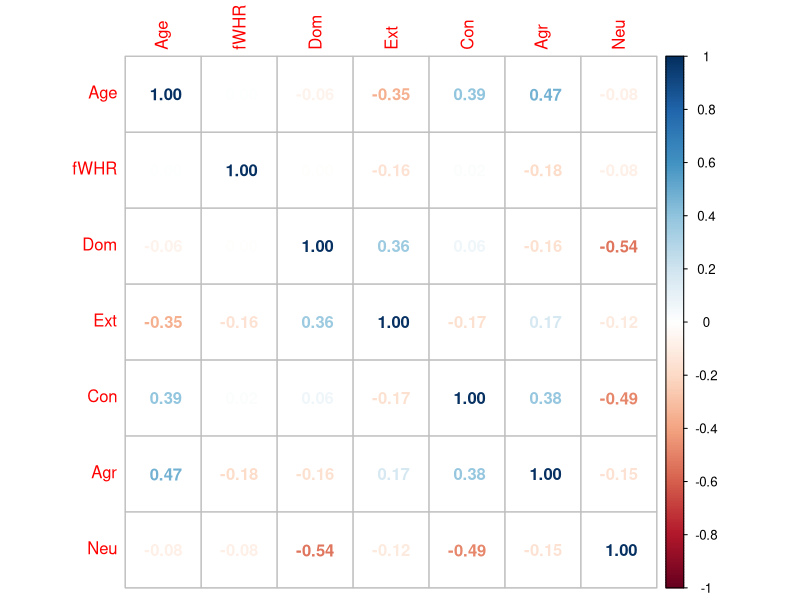
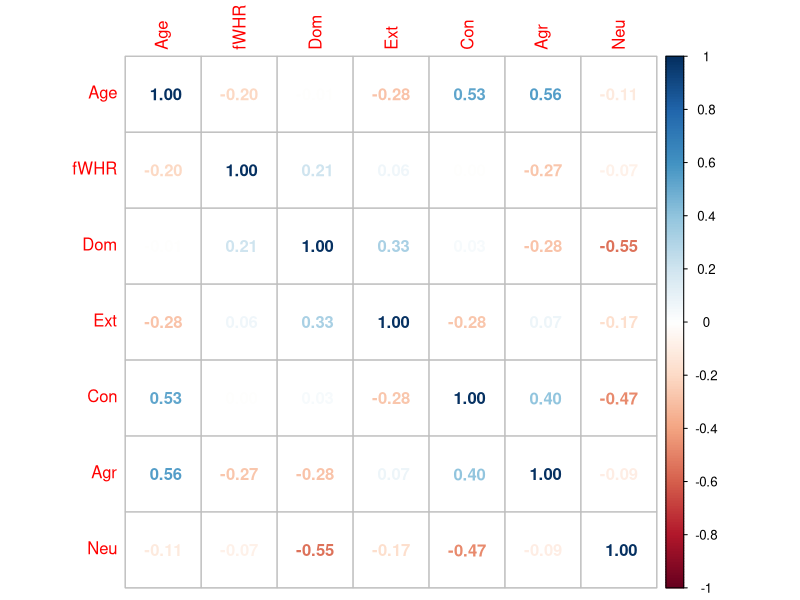
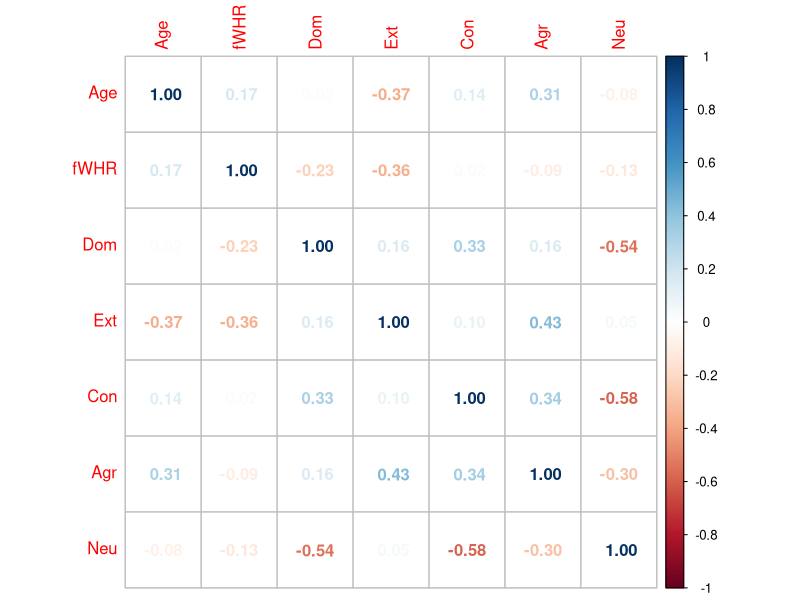

Generate these figures, in order, with R:
### Models of Chimpanzee facial characteristics, age, sex, and personality

library(lme4)
library(car)
library(corrplot)
library(plyr)

s <- function(x) {scale(x)}



### loading in composite sheet

chFP = read.csv('chimpFacesPersDemos.csv')
chFP = chFP[,-1]


### zero-order correlation peek

colnames(chFP)
corrplot(cor(chFP[,c(8,12,13,14,15,16,17),],use="pairwise.complete.obs")
  ,  method = 'number')

corrplot(cor(chFP[chFP$Sex==0,c(8,12,13,14,15,16,17),],use="pairwise.complete.obs"),  method = 'number')
corrplot(cor(chFP[chFP$Sex==1,c(8,12,13,14,15,16,17),],use="pairwise.complete.obs"),  method = 'number')
# These are useful for interpretation later - note pattern of correlations among D, N, & C



### Mixed Effect Models

## Collapse subspecies random effects
levels(chFP$Subspecies)
chFP$Subspecies[chFP$Subspecies=='hybrid'] = 'unknown'

chFP$Subspecies[chFP$Subspecies=='unknown'] = NA



## Base: just subspecies random effects

m0 <- lmer(fWHR ~ 1 +
             (1 | location) + (1 | Subspecies) + (1 | ID:Subspecies)
           ,data=chFP
           )
summary(m0)
confint(m0,method='profile')

ranef(m0)



## Age and Age squared, cubed

m1 <- lmer(fWHR ~ s(Age) + s(I(Age^2)) + s(I(Age^3)) +
             (1 | location) + (1 | Subspecies) + (1 | ID:Subspecies)
           ,data = chFP
           )
summary(m1)
confint(m1, method='profile')

# No age effects. Could it be due to oversampling of older individuals? Does it matter?

# Main question - to include any age variables in later models?
# Hard to justify including Age but not the others, if we include any at all.



m2 <- lmer(fWHR ~ Age*Sex +
             (1 | location) + (1 | Subspecies) + (1 | ID:Subspecies)
           ,data = chFP
           )
summary(m2)
confint(m2, method='profile')

# Again, nothing. Yet more difficult to keep including these.



### Personality

mp1 <- lmer(fWHR ~ Dom_CZ + Ext_CZ + Con_CZ + Agr_CZ + Neu_CZ + Opn_CZ +
              (1 | location) + (1 | Subspecies) + (1 | ID:Subspecies)
            ,data = chFP
            )
summary(mp1)
confint(mp1, method='profile')

# Nothing across the whole sample,
# but given what we know about T and sex diffs ala LeFevre et al. 2013, EaHB...



## Split by sex

mp2.f <- lmer(fWHR ~ Dom_CZ + Ext_CZ + Con_CZ + Agr_CZ + Neu_CZ + Opn_CZ +
                (1 | location) + (1 | Subspecies) + (1 | ID:Subspecies)
            ,data = chFP[chFP$Sex==0,])

mp2.m <- lmer(fWHR ~ Dom_CZ + Ext_CZ + Con_CZ + Agr_CZ + Neu_CZ + Opn_CZ +
                (1 | location) + (1 | Subspecies) + (1 | ID:Subspecies)
              ,data = chFP[chFP$Sex==1,])

summary(mp2.f)
summary(mp2.m)

confint(mp2.f, method='profile')
confint(mp2.m, method='profile')

# Dominance associates in females
# Neuroticism associates (negatively) in males



## Dividing by (major) subspecies

count(chFP$Subspecies)


mp3.t = lmer(fWHR ~ Dom_CZ + Ext_CZ + Con_CZ + Agr_CZ + Neu_CZ + Opn_CZ +
               (1 | location) + (1 | ID)
             ,data = chFP[chFP$Subspecies=='troglodytes',])

mp3.v = lmer(fWHR ~ Dom_CZ + Ext_CZ + Con_CZ + Agr_CZ + Neu_CZ + Opn_CZ +
               (1 | location) + (1 | ID)
             ,data = chFP[chFP$Subspecies=='verus',])

# # Worth doing for unknowns?
# mp3.u = lmer(fWHR ~ Dom_CZ + Ext_CZ + Con_CZ + Agr_CZ + Neu_CZ + Opn_CZ +
#                (1 | location) + (1 | ID)
#              ,data = chFP[is.na(chFP$Subspecies),])
# summary(mp3.u) # Nothing.

summary(mp3.t)
summary(mp3.v)

confint(mp3.t, method='boot')
confint(mp3.v, method='profile')

# In Verus, low C and low N (which are neg corr'd) are both neg associated with fWHR



## Verus is the only subspecies with reasonable sample size

mp4.f = lmer(fWHR ~ Dom_CZ + Ext_CZ + Con_CZ + Agr_CZ + Neu_CZ + Opn_CZ +
               (1 | location) + (1 | ID)
             ,data = chFP[(chFP$Subspecies=='verus'&chFP$Sex==0),])

mp4.m = lmer(fWHR ~ Dom_CZ + Ext_CZ + Con_CZ + Agr_CZ + Neu_CZ + Opn_CZ +
               (1 | location) + (1 | ID)
             ,data = chFP[(chFP$Subspecies=='verus'&chFP$Sex==1),])

summary(mp4.f)
summary(mp4.m)

confint(mp4.f, method='profile')
confint(mp4.m, method='profile')

# This confirms the + assoc /w D unique to females, it actually appears to be - in males;
# - assoc /w N being more driven by males
# - assoc /w C stronger in females, needs both to reach significance




